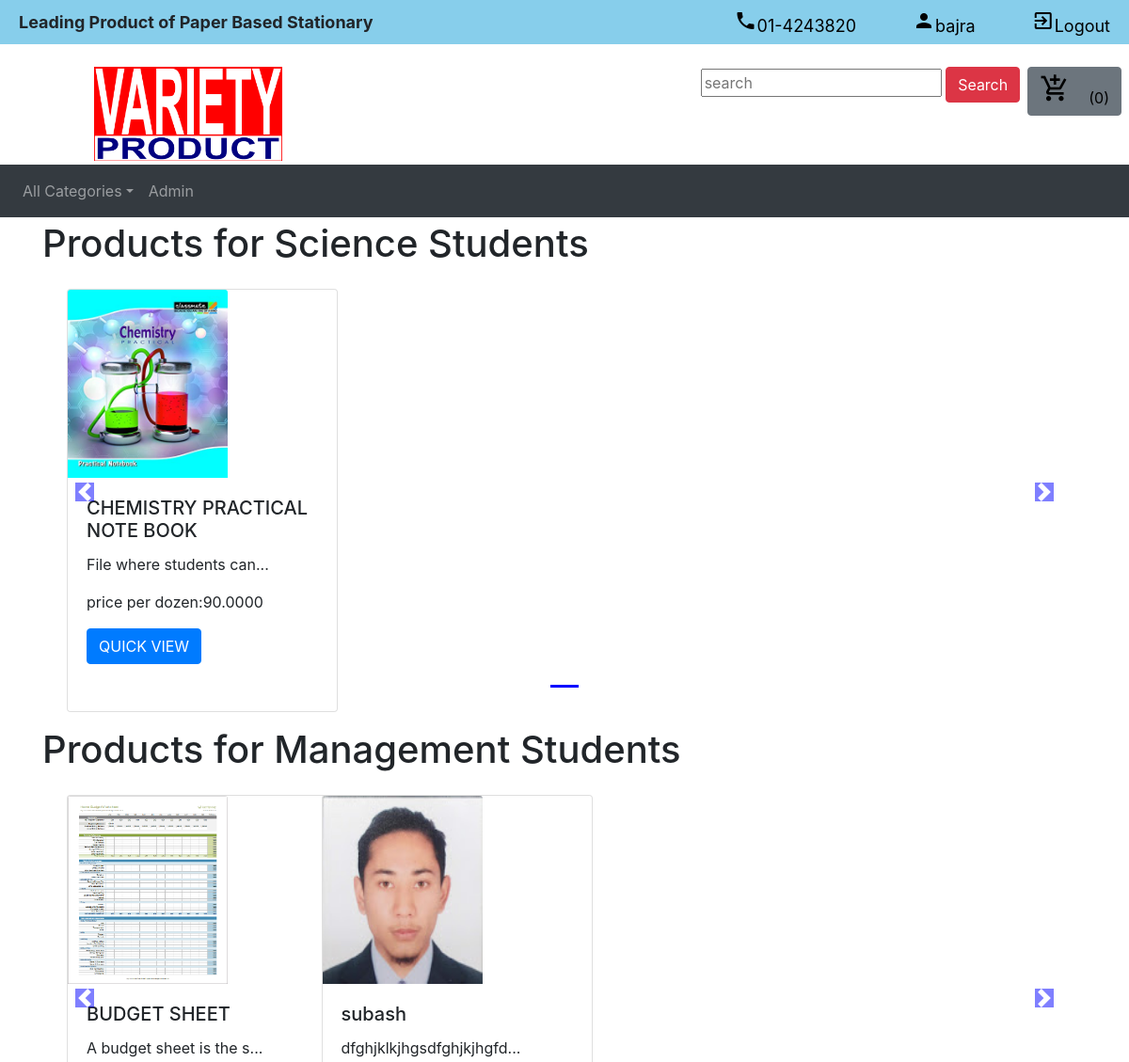
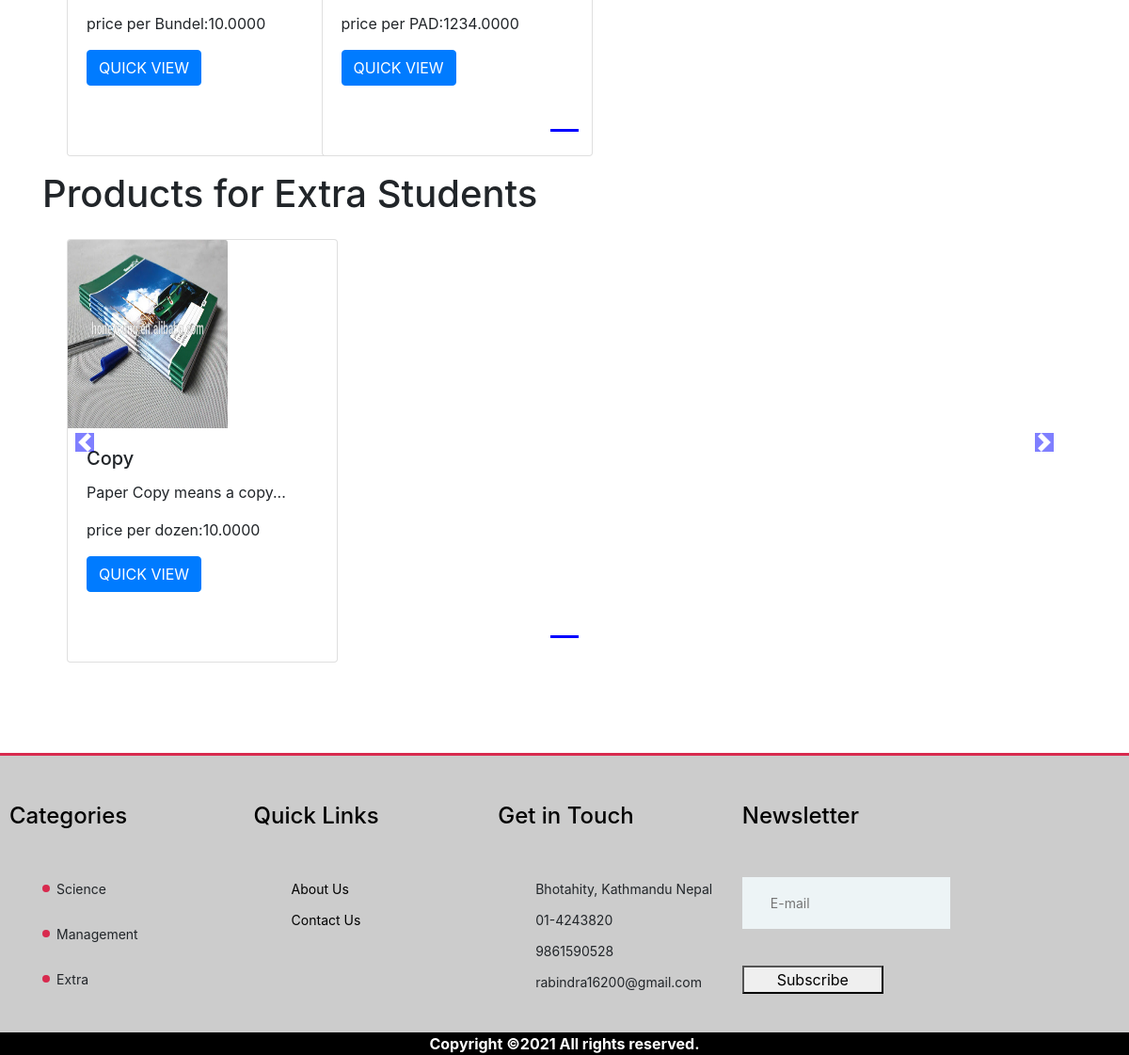
Screenshot of / (signed in) with the database file from the repository (2 pictures, top to bottom).
### shop/models.py (models this page shows, shortened)
class Product(models.Model):
    product_id = models.AutoField(primary_key=True)
    product_name = models.CharField(max_length=100)
    product_image = models.ImageField(upload_to="shop/images", default="")
    product_category = models.CharField(max_length=50)
    unit_Of_Product = models.CharField(max_length=25)
    product_rate = models.DecimalField(decimal_places=4, max_digits=50)
    product_details = models.TextField()

### shop/views.py (the view)
# urls.py: path('', views.index, name="index"),
def index(request):
    allProducts = []
    cateprods = Product.objects.values('product_category', 'product_id')
    cates = {item['product_category'] for item in cateprods}
    for cate in cates:
        prodf = Product.objects.filter(product_category=cate)
        n = len(prodf)
        nSlides = n // 4 + ceil((n / 4) - (n // 4))
        allProducts.append([prodf, range(1, nSlides), nSlides])
    params = {'allProducts': allProducts}
    return render(request, 'main/index.html', params)

### shop/templates/main/index.html (shortened to what this page needs)
{% extends 'main/header.html' %}
{% block content %}
{% load static %}
<head>
</head>
  <body>
     {% if allProducts %}
        <div class="container">
            {% for product, range, nSlides in allProducts %}
            <h1 class="my 4">Products for {{product.0.product_category}} Students</h1>
            <div class="row">
                <div id="demo{{forloop.counter}}" class="col carousel slide my-3" data-ride="carousel">
                    <ul class="carousel-indicators">
                        <li data-target="#demo{{forloop.counter}}" data-slide-to="0" class="active"></li>
                    </ul>
                    <div class="container carousel-inner">
                        <div class="carousel-item active">
                            {% for i in product %}
                            <div class="col-xs-3 col-sm-3 col-md-3">
                                <div class="card" style="width: 18rem;">
                                    <img src='/media/{{i.product_image}}' class="card-img-top" alt="...">
                                    <div class="card-body">
                                        <h5 class="card-title">{{i.product_name}}</h5>
                                        <p class="card-text">{{i.product_details | slice:"0:23"}}...</p>
                                        <p class="card-text">price per {{i.unit_Of_Product}}:{{i.product_rate}}</p>
                                        <a href="/products/{{i.product_id}}"><button id="qv{{i.product_name}}" class="btn btn-primary cart">QUICK VIEW</button></a>
                                    </div>
                                </div>
                                </div>
                            {% endfor %}
                    </div>
                </div>
            </div>
                <a class="carousel-control-prev" href="#demo{{forloop.counter}}" data-slide="prev">
                    <span class="carousel-control-prev-icon"></span>
                </a>
                <a class="carousel-control-next" href="#demo{{forloop.counter}}" data-slide="next">
                    <span class="carousel-control-next-icon"></span>
                </a>
            </div>
            {% endfor %}
        </div>
     {% endif %}
  </body>
{% endblock %}

### shop/templates/main/header.html (shortened to what this page needs)
{% load static %}
<head>
    <link rel="stylesheet" href="https://stackpath.bootstrapcdn.com/bootstrap/4.2.1/css/bootstrap.min.css"
>
</head>
<body>
    <div class="blue">
        <b>Leading Product of Paper Based Stationary</b>
        <ul class="nav" >
              <li ><a><i class="material-icons left">local_phone</i>01-4243820</a></li>
              {% if user.is_authenticated %}
                  <li ><a  href="/account"><i class="material-icons left">person</i>{{user.username}}</a></li>
                  <li ><a href="/logout"><i class="material-icons right">exit_to_app</i>Logout</a></li>
              {% else %}
                  <li ><a href="/login"><i class="material-icons left">exit_to_app</i>Login</a></li>
                  <li><a href="/register"><i class="material-icons left">exit_to_app</i> Register</a></li>
              {% endif %}
        </ul>
    </div>
  <br>
    <div >
        <a href="/" style="float:left; padding-left: 100px;"><img src="{% static 'logo.jpg' %}" alt="logo" height="100pt" width="200pt" ></a>
        <button type="button" class="btn btn-secondary mx-2" id="popcart" data-container="body" data-toggle="popover"
                data-placement="bottom" data-html="true" data-content="Vivamussagittis lacus vel augue laoreet rutrum faucibus."
                style="float:right;">
            {% if user.is_authenticated  %}
                <a  href="/cart"><i class="material-icons right" style="padding-right:20px; font-size: 2rem; ">add_shopping_cart</i>(<span id="cart">0</span>)</a>
                {% else %}
                <a  href="/login"><i class="material-icons right" style="padding-right:20px; font-size: 2rem; ">add_shopping_cart</i>(<span id="cart">0</span>)</a>
            {% endif %}
        </button>
        <form class="search-bar" style="float:right;" method="get" action="">
            <input type="text" name="q" placeholder="search" value="{{query}}" >
            <button class="btn btn-danger" type="submit">Search</button>
        </form>
    </div>
    <br>
    <nav class="navbar navbar-expand-lg navbar-dark bg-dark my-1">
        <div class="collapse navbar-collapse" id="navbarSupportedContent">
            <ul class="navbar-nav mr-auto">
                <li class="nav-item dropdown">
                    <a class="nav-link dropdown-toggle" href="#" id="navbarDropdown" role="button" data-toggle="dropdown"
                       aria-haspopup="true" aria-expanded="false">All Categories</a>
                </li>
                {% if user.is_authenticated %}
                    <li class="nav-item">
                        <a class="nav-link" href="/product_list">Admin</a>
                    </li>
                {% endif %}
            </ul>
        </div>
    </nav>
  {% block content %}
  {% endblock %}
<div style="padding-top:80px;">
    <footer class="footer-section ">
        <div class="footer-top">
            <div class="footer-warp">
                <div class="row">
                    <div class="widget-item">
                        <h4>Categories</h4>
                        <ul class="contact-list">
                            <li>Science</li>
                            <li>Management</li>
                            <li>Extra</li>
                        </ul>
                    </div>
                    <div class="widget-item">
                        <h4>Quick Links</h4>
                        <ul>
                            <li><a href="/about">About Us</a></li>
                            <li><a href="/contact">Contact Us</a></li>
                        </ul>
                    </div>
                    <div class="widget-item">
                        <h4>Get in Touch</h4>
                        <ul>
                            <li>Bhotahity, Kathmandu Nepal</li>
                            <li>01-4243820</li>
                            <li>9861590528</li>
                            <li> rabindra16200@gmail.com</li>
                        </ul>
                    </div>
                    <div class="widget-item">
                        <h4>Newsletter</h4>
                        <form class="footer-newslatter">
                            <input type="email" placeholder="E-mail">
                            <button class="site-btn">Subscribe</button>
                        </form>
                    </div>
                </div>
            </div>
        </div>
        <div>
            <div>
                <div style="color: white; text-align: center; background-color: black; ">
                    <b>Copyright &copy;<script>document.write(new Date().getFullYear());</script> All rights reserved. </b>
                </div>
            </div>
        </div>
    </footer>
</div>
</body>

### shop/templates/main/header.html (style rules this page uses)
button a { color:black; }
.blue { background-color:#87ceeb; padding: 10px 20px; font-size: large; }
.nav { float:right; }
.nav li, .nav a { color: black; text-decoration: none; padding-left: 30px; }
.nav li, .nav a { color: black; text-decoration: none; }
.footer-section { border-top: 3px solid #d82a4e; padding-top: 50px; background:#cccccc; }
.footer-warp { max-width: 1559px; padding: 0 25px; }
.widget-item { width: 22%; display: inline-block; }
.widget-item h4 { margin-bottom: 50px; }
.widget-item ul { list-style: none; padding-top: 2px; }
.widget-item ul li { margin-bottom: 12px; font-size: 14px; font-weight: 800 color: black; }
.widget-item ul li:last-child { margin-bottom: 0; }
.widget-item ul a { color: black; text-decoration: none; }
.widget-item ul.contact-list li { margin-bottom: 27px; position: relative; padding-left: 10px; padding-top: 0px; }
.widget-item ul.contact-list li:last-child { margin-bottom: 0; }
.widget-item ul.contact-list li:after { position: absolute; content: ""; width: 8px; height: 8px; left: -5px; top: 6px; border-radius: 50%; background: #d82a4e; }
.footer-newslatter { padding-right: 38px; }
.footer-newslatter input[type=email] { height: 55px; width: 100%; padding: 0 30px; margin-bottom: 39px; float: left; border: none; font-size: 14px; background: #edf4f6; }
.footer-newslatter .site-btn { min-width: 150px; margin-bottom: 25px; }
.widget-item h4 { color: black; }

### shop/templates/main/index.html (style rules this page uses)
.card { height: 450px; max-width: 300px; }
.col-md-3 { display: inline-block; margin-left:-4px; }
.carousel-indicators .active { background-color: blue; }
.col-md-3 img { max-width: 170px; height: 200px; }
body .carousel-indicators { bottom: 0; }
body .carousel-control-prev-icon, body .carousel-control-next-icon { background-color: blue; }
.carousel-control-prev, .carousel-control-next { top: auto; bottom: auto; padding-top:222px; }

### rows the page displays
Product: product_category "Science", product_image (picture), product_name "CHEMISTRY PRACTICAL NOTE BOOK", product_details "File where students can", unit_Of_Product "dozen", product_rate "90.0000"
Product: product_category "Management", product_image (picture), product_name "BUDGET SHEET", product_details "A budget sheet is the s", unit_Of_Product "Bundel", product_rate "10.0000"
Product: product_image (picture), product_name "subash", product_details "dfghjklkjhgsdfghjkjhgfd", unit_Of_Product "PAD", product_rate "1234.0000"
Product: product_category "Extra", product_image (picture), product_name "Copy", product_details "Paper Copy means a copy", unit_Of_Product "dozen", product_rate "10.0000"

### other values shown
{{ user.username }} "bajra"
